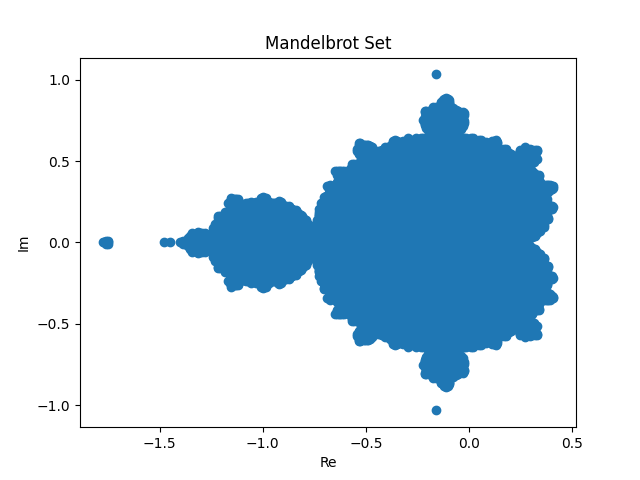

Write the Python code that produced this figure.
# HW2 Q3
# Newman Excercise 3.7 P122
import numpy as np
import matplotlib.pyplot as plt

def is_mandelbrot(_x, _y):
    '''
    check if the input is in mandelbrot set
    '''
    c = complex(_x, _y)
    iternum = 1000
    z = 0
    for i in range(iternum):
        z = z * z + c
        if(abs(z) > 2):
            return 0
    return 1

N = 500 # N*N grid
step_size = 4.0/N
coords = np.arange(-2, 2, step_size)
# print(coords)
xs, ys = np.meshgrid(coords, coords)
# print(xs)
is_mandelbrot_vec = np.vectorize(is_mandelbrot)
res_mat = is_mandelbrot_vec(xs, ys)
# print(res_mat)
res_is, res_js = np.where(res_mat == 1)
res_xs = -2 + step_size * res_js
res_ys = -2 + step_size * res_is
plt.scatter(res_xs, res_ys)
plt.xlabel("Re")
plt.ylabel("Im")
plt.title("Mandelbrot Set")
plt.savefig("mandelbrot.png")

    

